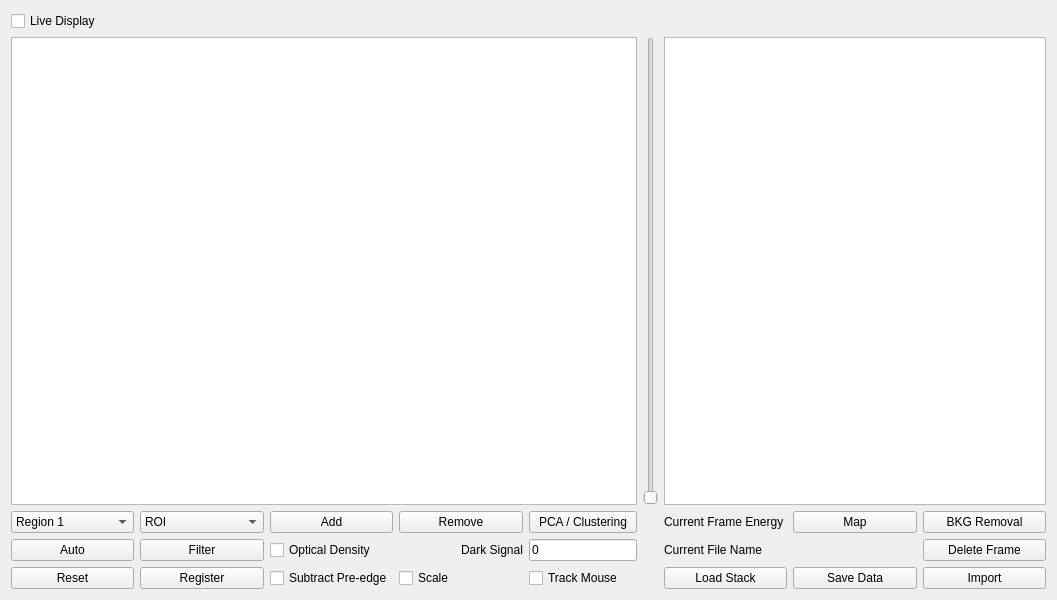
<?xml version="1.0" encoding="UTF-8"?>
<ui version="4.0">
 <class>stackViewer</class>
 <widget class="QWidget" name="stackViewer">
  <property name="geometry">
   <rect>
    <x>0</x>
    <y>0</y>
    <width>1057</width>
    <height>600</height>
   </rect>
  </property>
  <property name="windowTitle">
   <string>Stack Viewer</string>
  </property>
  <layout class="QGridLayout" name="gridLayout">
   <item row="0" column="0">
    <layout class="QHBoxLayout" name="horizontalLayout"/>
   </item>
   <item row="2" column="0">
    <layout class="QGridLayout" name="gridLayout_2">
     <item row="5" column="10">
      <widget class="QPushButton" name="saveButton">
       <property name="sizePolicy">
        <sizepolicy hsizetype="Preferred" vsizetype="Fixed">
         <horstretch>0</horstretch>
         <verstretch>0</verstretch>
        </sizepolicy>
       </property>
       <property name="text">
        <string>Save Data</string>
       </property>
      </widget>
     </item>
     <item row="5" column="4">
      <widget class="QCheckBox" name="trackMouseBox">
       <property name="sizePolicy">
        <sizepolicy hsizetype="Preferred" vsizetype="Fixed">
         <horstretch>0</horstretch>
         <verstretch>0</verstretch>
        </sizepolicy>
       </property>
       <property name="text">
        <string>Track Mouse</string>
       </property>
      </widget>
     </item>
     <item row="5" column="3">
      <widget class="QCheckBox" name="scaleBox">
       <property name="sizePolicy">
        <sizepolicy hsizetype="Preferred" vsizetype="Fixed">
         <horstretch>0</horstretch>
         <verstretch>0</verstretch>
        </sizepolicy>
       </property>
       <property name="text">
        <string>Scale</string>
       </property>
      </widget>
     </item>
     <item row="5" column="9">
      <widget class="QPushButton" name="stackLoadButton">
       <property name="sizePolicy">
        <sizepolicy hsizetype="Preferred" vsizetype="Fixed">
         <horstretch>0</horstretch>
         <verstretch>0</verstretch>
        </sizepolicy>
       </property>
       <property name="text">
        <string>Load Stack</string>
       </property>
      </widget>
     </item>
     <item row="3" column="9" colspan="2">
      <widget class="QLabel" name="fileName">
       <property name="text">
        <string>Current File Name</string>
       </property>
      </widget>
     </item>
     <item row="0" column="8">
      <widget class="QSlider" name="verticalSlider">
       <property name="orientation">
        <enum>Qt::Vertical</enum>
       </property>
      </widget>
     </item>
     <item row="2" column="3">
      <widget class="QPushButton" name="clearROIButton">
       <property name="sizePolicy">
        <sizepolicy hsizetype="Preferred" vsizetype="Fixed">
         <horstretch>0</horstretch>
         <verstretch>0</verstretch>
        </sizepolicy>
       </property>
       <property name="text">
        <string>Remove</string>
       </property>
      </widget>
     </item>
     <item row="0" column="0" colspan="5">
      <widget class="ImageView" name="mainImage">
       <property name="sizePolicy">
        <sizepolicy hsizetype="Expanding" vsizetype="Expanding">
         <horstretch>0</horstretch>
         <verstretch>0</verstretch>
        </sizepolicy>
       </property>
       <property name="minimumSize">
        <size>
         <width>0</width>
         <height>0</height>
        </size>
       </property>
      </widget>
     </item>
     <item row="2" column="9">
      <widget class="QLabel" name="frameEnergy">
       <property name="text">
        <string>Current Frame Energy</string>
       </property>
      </widget>
     </item>
     <item row="3" column="2">
      <widget class="QCheckBox" name="toggleOD">
       <property name="sizePolicy">
        <sizepolicy hsizetype="Preferred" vsizetype="Fixed">
         <horstretch>0</horstretch>
         <verstretch>0</verstretch>
        </sizepolicy>
       </property>
       <property name="text">
        <string>Optical Density</string>
       </property>
      </widget>
     </item>
     <item row="5" column="0">
      <widget class="QPushButton" name="resetButton">
       <property name="text">
        <string>Reset</string>
       </property>
      </widget>
     </item>
     <item row="3" column="0">
      <widget class="QPushButton" name="autoButton">
       <property name="sizePolicy">
        <sizepolicy hsizetype="Preferred" vsizetype="Fixed">
         <horstretch>0</horstretch>
         <verstretch>0</verstretch>
        </sizepolicy>
       </property>
       <property name="text">
        <string>Auto</string>
       </property>
      </widget>
     </item>
     <item row="2" column="0">
      <widget class="QComboBox" name="regionSelect">
       <item>
        <property name="text">
         <string>Region 1</string>
        </property>
       </item>
      </widget>
     </item>
     <item row="2" column="2">
      <widget class="QPushButton" name="addROIButton">
       <property name="sizePolicy">
        <sizepolicy hsizetype="Preferred" vsizetype="Fixed">
         <horstretch>0</horstretch>
         <verstretch>0</verstretch>
        </sizepolicy>
       </property>
       <property name="text">
        <string>Add</string>
       </property>
      </widget>
     </item>
     <item row="3" column="1">
      <widget class="QPushButton" name="filterButton">
       <property name="sizePolicy">
        <sizepolicy hsizetype="Preferred" vsizetype="Fixed">
         <horstretch>0</horstretch>
         <verstretch>0</verstretch>
        </sizepolicy>
       </property>
       <property name="text">
        <string>Filter</string>
       </property>
      </widget>
     </item>
     <item row="2" column="10">
      <widget class="QPushButton" name="mapButton">
       <property name="sizePolicy">
        <sizepolicy hsizetype="Preferred" vsizetype="Fixed">
         <horstretch>0</horstretch>
         <verstretch>0</verstretch>
        </sizepolicy>
       </property>
       <property name="text">
        <string>Map</string>
       </property>
      </widget>
     </item>
     <item row="2" column="1">
      <widget class="QComboBox" name="spectraComboBox">
       <property name="layoutDirection">
        <enum>Qt::LeftToRight</enum>
       </property>
       <item>
        <property name="text">
         <string>ROI</string>
        </property>
       </item>
       <item>
        <property name="text">
         <string>Point</string>
        </property>
       </item>
       <item>
        <property name="text">
         <string>I0</string>
        </property>
       </item>
      </widget>
     </item>
     <item row="5" column="1">
      <widget class="QPushButton" name="registerButton">
       <property name="sizePolicy">
        <sizepolicy hsizetype="Preferred" vsizetype="Fixed">
         <horstretch>0</horstretch>
         <verstretch>0</verstretch>
        </sizepolicy>
       </property>
       <property name="text">
        <string>Register</string>
       </property>
      </widget>
     </item>
     <item row="0" column="9" colspan="3">
      <widget class="PlotWidget" name="specPlot">
       <property name="sizePolicy">
        <sizepolicy hsizetype="Expanding" vsizetype="Expanding">
         <horstretch>0</horstretch>
         <verstretch>0</verstretch>
        </sizepolicy>
       </property>
       <property name="minimumSize">
        <size>
         <width>0</width>
         <height>0</height>
        </size>
       </property>
      </widget>
     </item>
     <item row="5" column="2">
      <widget class="QCheckBox" name="preEdgeBox">
       <property name="sizePolicy">
        <sizepolicy hsizetype="Preferred" vsizetype="Fixed">
         <horstretch>0</horstretch>
         <verstretch>0</verstretch>
        </sizepolicy>
       </property>
       <property name="text">
        <string>Subtract Pre-edge</string>
       </property>
      </widget>
     </item>
     <item row="2" column="4">
      <widget class="QPushButton" name="pcaButton">
       <property name="sizePolicy">
        <sizepolicy hsizetype="Preferred" vsizetype="Fixed">
         <horstretch>0</horstretch>
         <verstretch>0</verstretch>
        </sizepolicy>
       </property>
       <property name="text">
        <string>PCA / Clustering</string>
       </property>
      </widget>
     </item>
     <item row="2" column="11">
      <widget class="QPushButton" name="bkgRemovalButton">
       <property name="sizePolicy">
        <sizepolicy hsizetype="Preferred" vsizetype="Fixed">
         <horstretch>0</horstretch>
         <verstretch>0</verstretch>
        </sizepolicy>
       </property>
       <property name="text">
        <string>BKG Removal</string>
       </property>
      </widget>
     </item>
     <item row="5" column="11">
      <widget class="QPushButton" name="importButton">
       <property name="text">
        <string>Import</string>
       </property>
      </widget>
     </item>
     <item row="3" column="11">
      <widget class="QPushButton" name="deleteButton">
       <property name="text">
        <string>Delete Frame</string>
       </property>
      </widget>
     </item>
     <item row="3" column="3" alignment="Qt::AlignRight">
      <widget class="QLabel" name="label">
       <property name="text">
        <string>Dark Signal</string>
       </property>
      </widget>
     </item>
     <item row="3" column="4">
      <widget class="QLineEdit" name="darkLineEdit">
       <property name="sizePolicy">
        <sizepolicy hsizetype="Fixed" vsizetype="Fixed">
         <horstretch>0</horstretch>
         <verstretch>0</verstretch>
        </sizepolicy>
       </property>
       <property name="text">
        <string>0</string>
       </property>
      </widget>
     </item>
    </layout>
   </item>
   <item row="1" column="0">
    <widget class="QCheckBox" name="live_display">
     <property name="text">
      <string>Live Display</string>
     </property>
    </widget>
   </item>
  </layout>
 </widget>
 <customwidgets>
  <customwidget>
   <class>ImageView</class>
   <extends>QGraphicsView</extends>
   <header>pyqtgraph</header>
  </customwidget>
  <customwidget>
   <class>PlotWidget</class>
   <extends>QGraphicsView</extends>
   <header>pyqtgraph</header>
   <slots>
    <slot>clicked()</slot>
   </slots>
  </customwidget>
 </customwidgets>
 <resources/>
 <connections/>
</ui>
